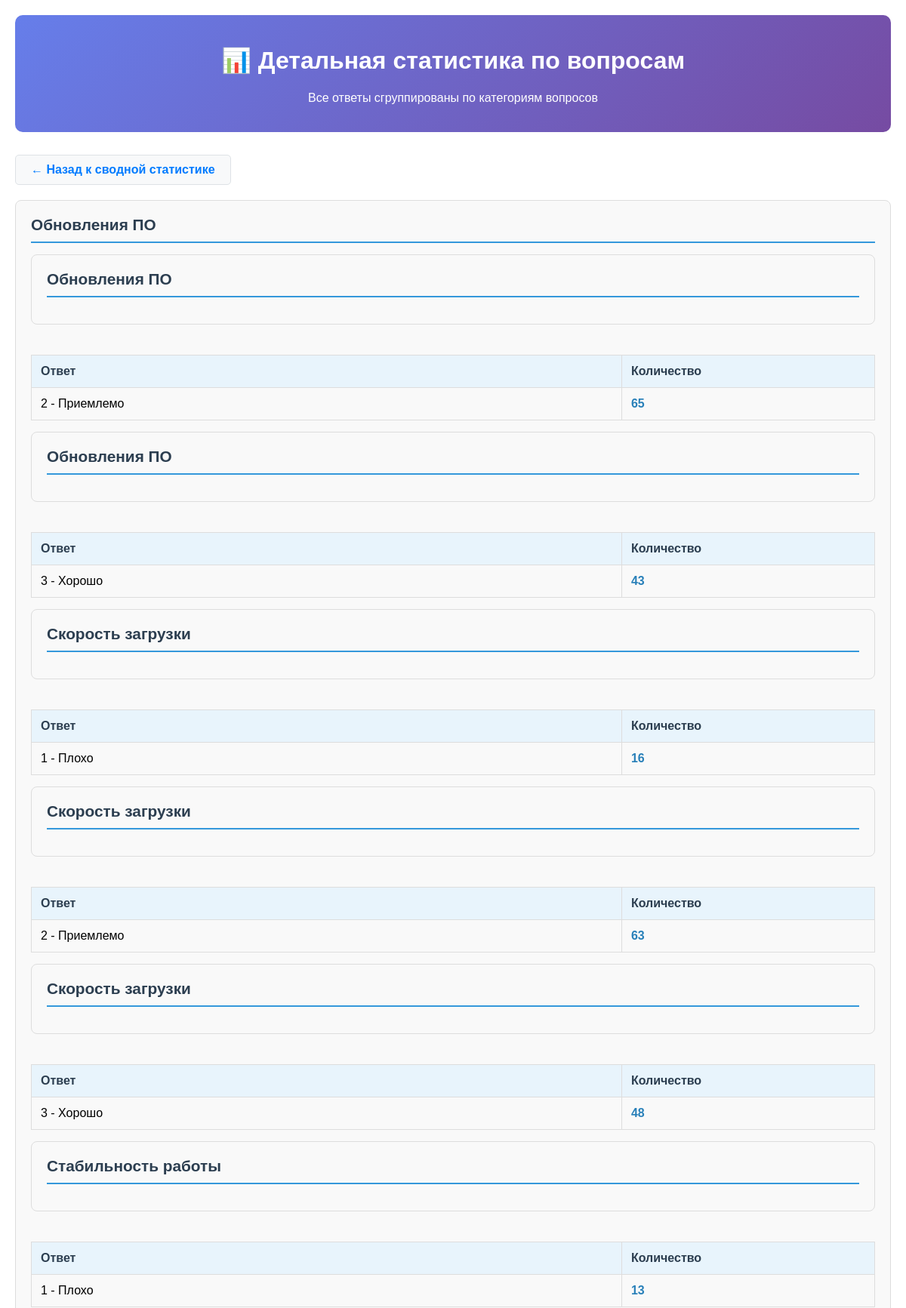
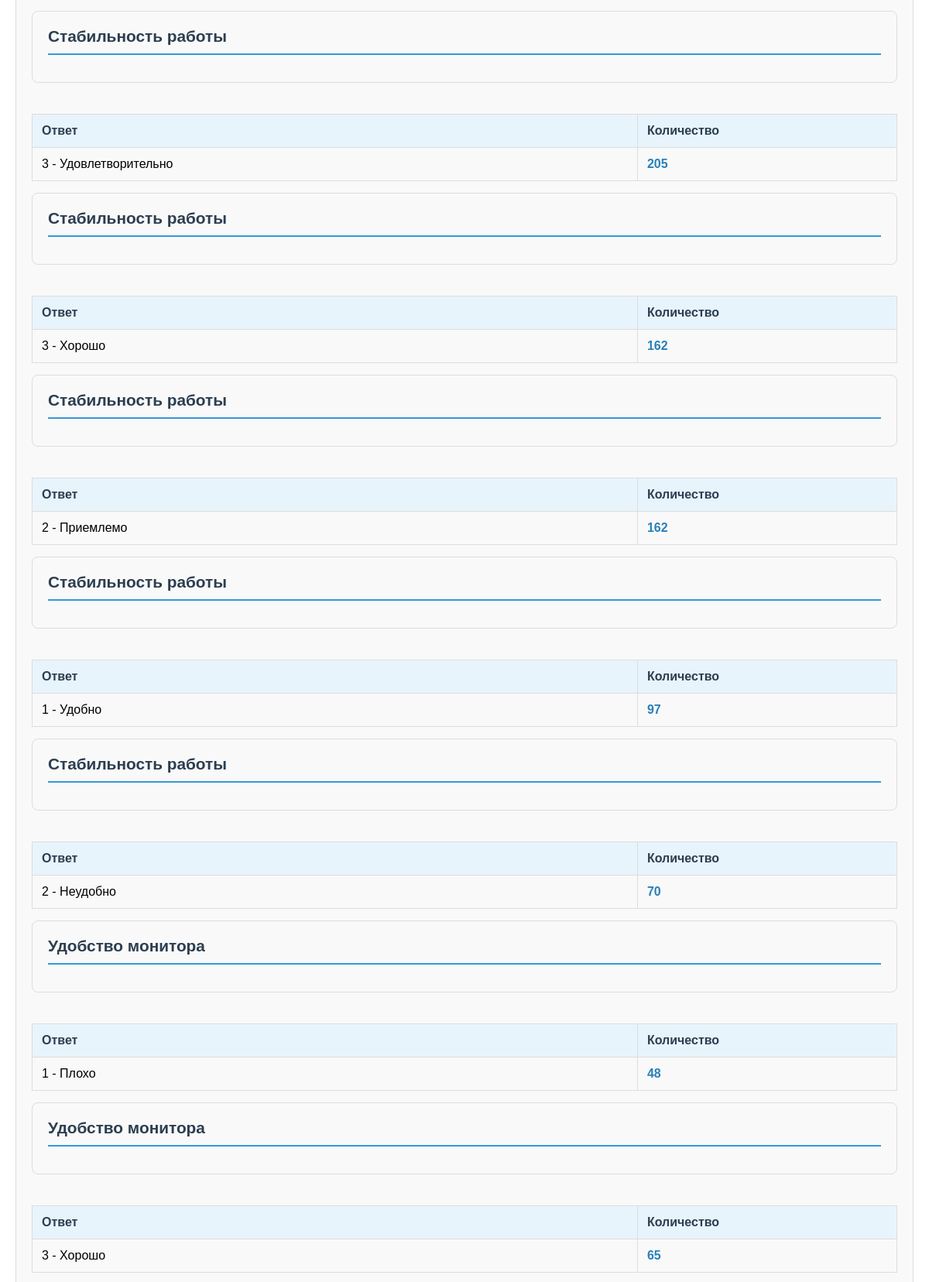
Screenshot of /questions (upper part) with the database file from the repository (2 pictures, top to bottom).
### tables this page shows
CREATE TABLE question_responses (
            id INTEGER PRIMARY KEY AUTOINCREMENT,
            question_category TEXT,
            question_text TEXT,
            answer_text TEXT,
            answer_value INTEGER,
            count INTEGER
        );

### final_with_charts.py (the view)
@app.route('/questions')
def questions():
    conn = get_db_connection()
    cursor = conn.cursor()
    cursor.execute('''
        SELECT question_category, answer_text, SUM(count) as total_count
        FROM question_responses
        GROUP BY question_category, answer_text
        ORDER BY question_category, total_count DESC
    ''')
    questions_data = cursor.fetchall()
    conn.close()
    return render_template('simple_questions.html', questions=questions_data)

### final_with_charts.py (called while the page is built)
def get_db_connection():
    conn = sqlite3.connect('/var/www/survey-report/survey_complete.db')
    conn.row_factory = sqlite3.Row
    return conn

### templates/simple_questions.html (shortened to what this page needs)
<!DOCTYPE html>
<html>
<head>
</head>
<body>
    <div class="container">
        <div class="header">
            <h1>📊 Детальная статистика по вопросам</h1>
            <p>Все ответы сгруппированы по категориям вопросов</p>
        </div>
        <a href="/dashboard">← Назад к сводной статистике</a>
        {% set current_category = None %}
        {% for question in questions %}
            {% if question['question_category'] != current_category %}
                {% set current_category = question['question_category'] %}
                <div class="category-section">
                    <div class="category-title">
                        {{ current_category }}
                    </div>
                    <table>
                        <thead>
                            <tr>
                                <th width="70%">Ответ</th>
                                <th width="30%">Количество</th>
                            </tr>
                        </thead>
                        <tbody>
            {% endif %}
            <tr>
                <td>{{ question['answer_text'] }}</td>
                <td class="answer-count">{{ question['total_count'] }}</td>
            </tr>
        {% endfor %}
    </div>
</body>
</html>

### templates/simple_questions.html (style rules this page uses)
body { font-family: Arial, sans-serif; margin: 20px; }
.category-section { margin-bottom: 40px; border: 1px solid #ddd; border-radius: 8px; padding: 20px; background-color: #f9f9f9; }
.category-title { font-size: 1.3rem; font-weight: bold; color: #2c3e50; margin-bottom: 15px; padding-bottom: 10px; border-bottom: 2px solid #3498db; }
table { border-collapse: collapse; width: 100%; margin-bottom: 15px; }
th, td { border: 1px solid #ddd; padding: 12px; text-align: left; }
th { background-color: #e8f4fc; font-weight: bold; color: #2c3e50; }
.answer-count { font-weight: bold; color: #2980b9; }
a { color: #007bff; text-decoration: none; display: inline-block; margin-bottom: 20px; padding: 10px 20px; background-color: #f8f9fa; border: 1px solid #dee2e6; border-radius: 5px; font-weight: bold; }
.container { max-width: 1200px; margin: 0 auto; }
.header { text-align: center; margin-bottom: 30px; padding: 20px; background: linear-gradient(135deg, #667eea 0%, #764ba2 100%); color: white; border-radius: 10px; }

### rows the page displays
question_responses: current_category "Обновления ПО", answer_text "2 - Приемлемо", total_count "65"
question_responses: current_category "Обновления ПО", answer_text "3 - Хорошо", total_count "43"
question_responses: current_category "Обновления ПО", answer_text "1 - Плохо", total_count "16"
question_responses: current_category "Скорость загрузки", answer_text "2 - Приемлемо", total_count "63"
question_responses: current_category "Скорость загрузки", answer_text "3 - Хорошо", total_count "48"
question_responses: current_category "Скорость загрузки", answer_text "1 - Плохо", total_count "13"
question_responses: current_category "Стабильность работы", answer_text "3 - Удовлетворительно", total_count "205"
question_responses: current_category "Стабильность работы", answer_text "3 - Хорошо", total_count "162"
question_responses: current_category "Стабильность работы", answer_text "2 - Приемлемо", total_count "162"
question_responses: current_category "Стабильность работы", answer_text "1 - Удобно", total_count "97"
question_responses: current_category "Стабильность работы", answer_text "2 - Неудобно", total_count "70"
question_responses: current_category "Стабильность работы", answer_text "1 - Плохо", total_count "48"
question_responses: current_category "Удобство монитора", answer_text "3 - Хорошо", total_count "65"

### other values shown
{{ current_category }} "Удобство монитора"
